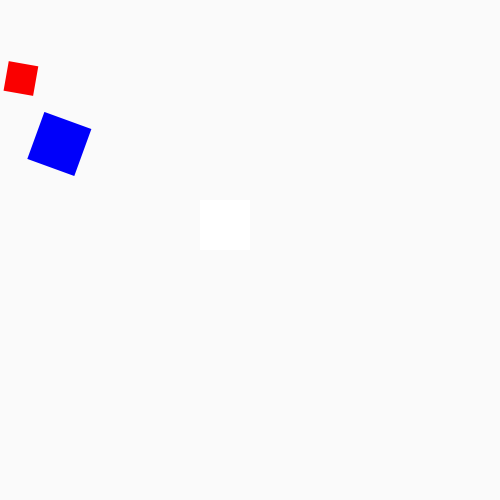
Frame 1 (no input)
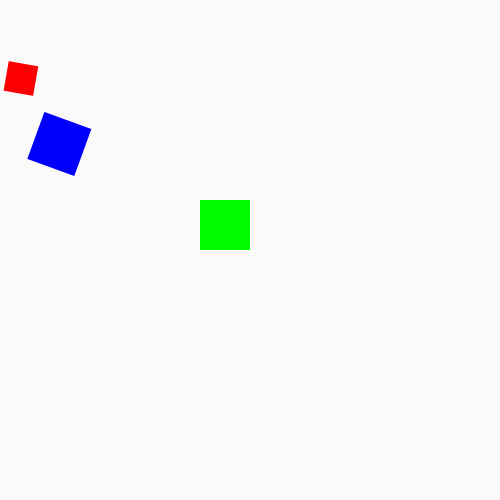
Frame 60 (the mouse pressed at the canvas centre just before this capture)
Frame 120 (the mouse held since frame 60 and released just before this capture): identical to frame 60, image omitted

The Processing sketch that drew these frames (run headless with seeded random() and noise(); from frame 60 on, the mouse is pressed at the canvas centre):

// Processing sketch: processing_60466
// ── processing_60466.pde

void setup() {
  size(500, 500);
  smooth();  
  noStroke();
}


void draw() {
  background(250);
  rect(200, 200, 50, 50);
  fill(0, 0, 250);
  
  rotate(radians(20) );
  translate(50, 0);
  rect(30, 90, 50, 50);
  fill(250, 0, 0);
  
  rotate(radians(80) );
  translate(50, 0);
  rect(0, 0, 30, 30);
  fill(0, 250, 0);
  
/*  rotate(radians(50) );
  translate(80, 0);
  rect(40, 60, 30, 30);
  fill(0, 100, 100);
  */  
}
